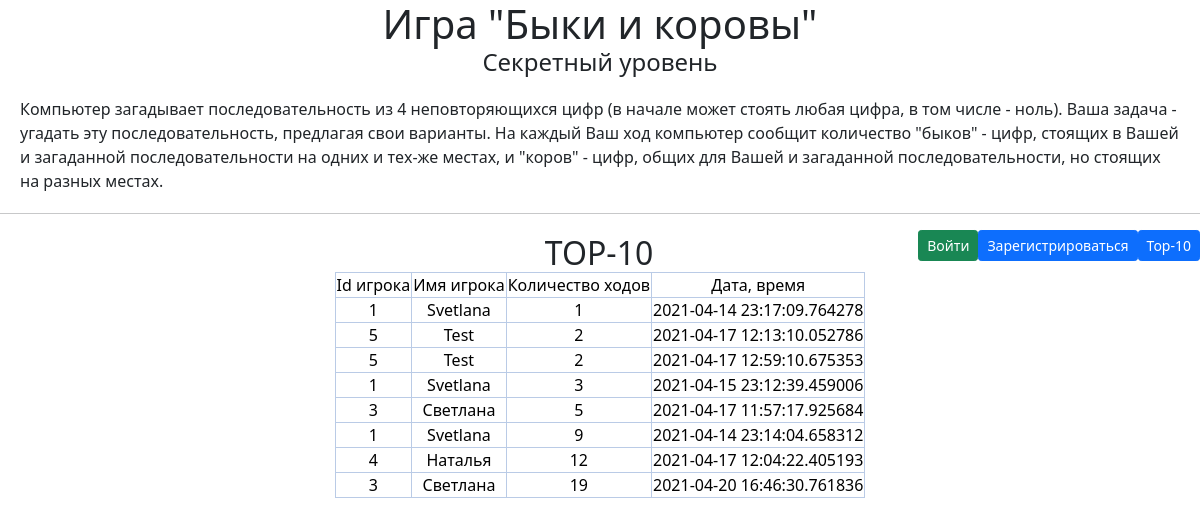
Page /records10 on the earlier database version.
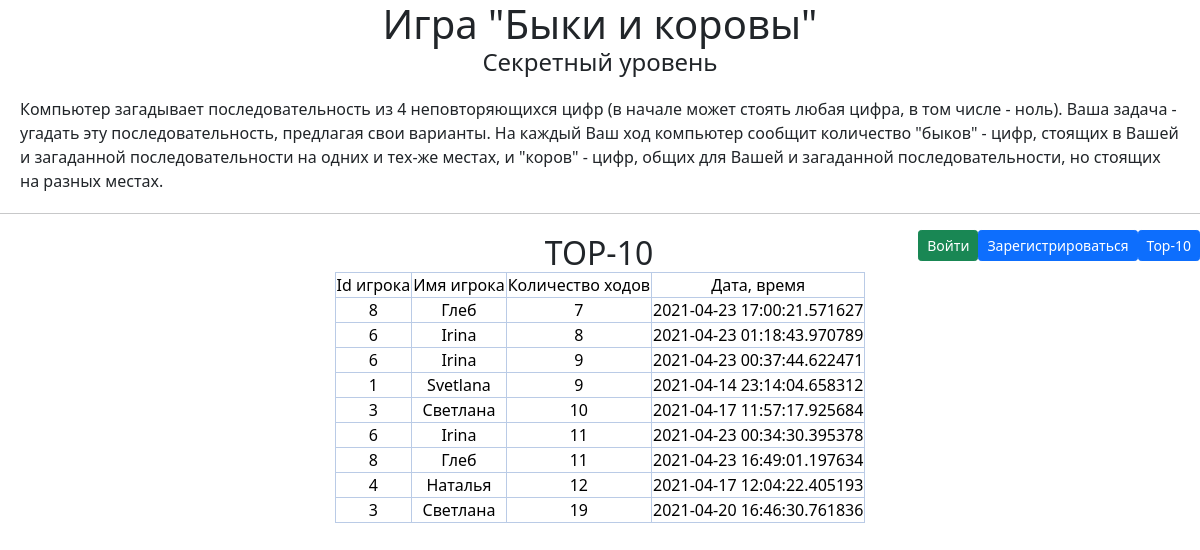
Same page on the later database version.
### data/records.py (models this page shows)
class Record(SqlAlchemyBase):
    __tablename__ = 'records'
    id = sqlalchemy.Column(sqlalchemy.Integer,
                           primary_key=True, autoincrement=True)
    user_id = sqlalchemy.Column(sqlalchemy.Integer,
                                    sqlalchemy.ForeignKey("users.id"))
    user_name = sqlalchemy.Column(sqlalchemy.String, nullable=True)
    score = sqlalchemy.Column(sqlalchemy.Integer, nullable=True)
    secret_num = sqlalchemy.Column(sqlalchemy.String, nullable=True)
    date = sqlalchemy.Column(sqlalchemy.DateTime,
                                 default=datetime.datetime.now)
    user = orm.relation('User')

### main.py (the view)
@app.route('/records10')
def records_top10():
    db_sess = db_session.create_session()
    records = db_sess.query(Record).order_by(Record.score).limit(10)
    return render_template("records.html", records=records, header="TOP-10")

### data/db_session.py (called while the page is built)
def create_session() -> Session:
    global __factory
    return __factory()

### templates/records.html (shortened to what this page needs)
{% extends "base.html" %}
{% block content %}
    <h2>{{header}}</h2>
    <table class="table-primary align-middle table-bordered">
    	<tr class="table-primary">
    		<td class="table-primary">Id игрока</td>
    		<td class="table-primary">Имя игрока</td>
    		<td class="table-primary">Количество ходов</td>
    		<td class="table-primary">Дата, время</td>
    	</tr>
        {% for i in records %}
    	<tr>
    		<td class="table-primary">{{ i.user_id }}</td>
    		<td class="table-primary">{{ i.user_name }}</td>
    		<td class="table-primary">{{ i.score }}</td>
    		<td class="table-primary">{{ i.date }}</td>
    	</tr>
    	{% endfor %}
    </table>
{% endblock %}

### templates/base.html (shortened to what this page needs)
<html lang="en">
<head>
    <link rel="stylesheet"
   href="https://cdn.jsdelivr.net/npm/bootstrap@5.0.0-beta1/dist/css/bootstrap.min.css"
>
   <link rel="stylesheet" type="text/css" href="static/css/style.css">
</head>
<body>
    <h1>Игра "Быки и коровы"</h1>
    <h4>Секретный уровень</h4>
    <div>Компьютер загадывает последовательность из 4 неповторяющихся цифр (в начале может стоять любая цифра, в том числе - ноль). Ваша задача - угадать эту последовательность, предлагая свои варианты. На каждый Ваш ход компьютер сообщит количество "быков" - цифр, стоящих в Вашей и загаданной последовательности на одних и тех-же местах, и "коров" - цифр, общих для Вашей и загаданной последовательности, но стоящих на разных местах.</div>
    <hr>
    <nav>
    <a class="btn btn-primary btn-sm" href="/records10">Top-10</a>
    {% if current_user.is_authenticated %}
        <a class="btn btn-warning btn-sm" href="/logout">Выйти из аккаунта: {{ current_user.name }}</a>
        <a href="/new_game" class="btn btn-success btn-sm">Начать игру</a>
        {% if current_user.status == "admin" %}
            <a href="/remove_old_records" class="btn btn-warning btn-sm">Удалить старые записи игр</a>
            <a href="/remove_old_users" class="btn btn-warning btn-sm">Удалить неактивных пользователей</a>
        {% endif %}
    {% else %}
        <a class="btn btn-primary btn-sm" href="/register">Зарегистрироваться</a>
        <a class="btn btn-success btn-sm" href="/login">Войти</a>
    {% endif %}
    </nav>
    <div>
	{% block content %}
	{% endblock %}
    </div>
</body>
</html>

### static/css/style.css (style rules this page uses)
h1, h4, h2, form, table { margin: auto; text-align: center; max-width: 640px; }
a { float: right; text-align: top; max-width: 200px; }
div { align: center; margin: 20px; }

Differences in the rows shown:
removed Record: user_id "1", user_name "Svetlana", score "1", date "2021-04-14 23:17:09.764278"
removed Record: user_id "5", user_name "Test", score "2", date "2021-04-17 12:13:10.052786"
removed Record: user_id "5", user_name "Test", score "2", date "2021-04-17 12:59:10.675353"
removed Record: user_id "1", user_name "Svetlana", score "3", date "2021-04-15 23:12:39.459006"
added Record: user_id "8", user_name "Глеб", score "7", date "2021-04-23 17:00:21.571627"
added Record: user_id "6", user_name "Irina", score "8", date "2021-04-23 01:18:43.970789"
added Record: user_id "6", user_name "Irina", score "9", date "2021-04-23 00:37:44.622471"
shown differently, row unchanged: Record "Svetlana": moves up the list
changed Record (number 5 of 9 on the later page): score "5" → "10"
added Record: user_id "6", user_name "Irina", score "11", date "2021-04-23 00:34:30.395378"
added Record: user_id "8", user_name "Глеб", score "11", date "2021-04-23 16:49:01.197634"
